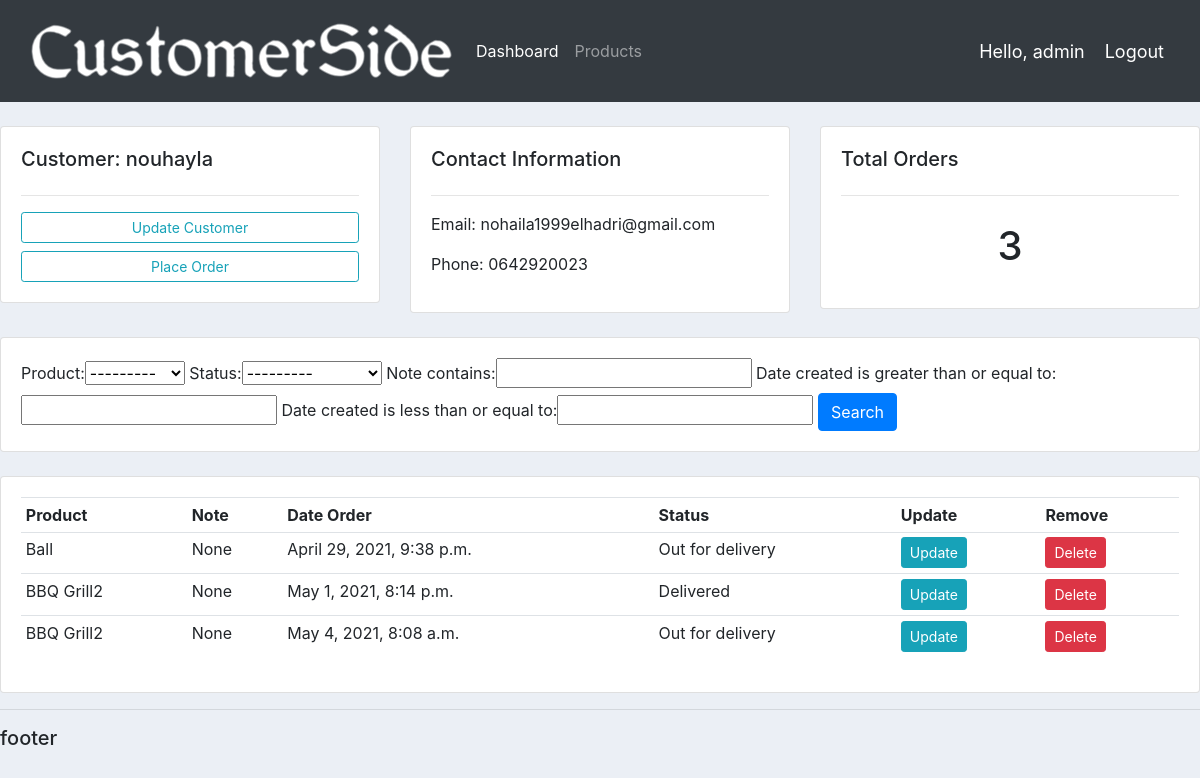
The app's page /customer/1/ (signed in) with its own data.
### accounts/models.py (models this page shows, shortened)
class customer(models.Model):
    name = models.CharField(max_length=200, null=True)
    phone = models.CharField(max_length=200, null=True)
    email = models.CharField(max_length=200, null=True)
    date_created = models.DateTimeField(auto_now_add=True, null=True)

class order(models.Model):
    STATUS = (
        ('Pending', 'Pending'),
        ('Out for delivery', 'Out for delivery'),
        ('Delivered', 'Delivered'),
    )
    product = models.ForeignKey(products, null=True, on_delete=models.SET_NULL)
    customer = models.ForeignKey(customer, null=True, on_delete=models.SET_NULL)
    date_created = models.DateTimeField(auto_now_add=True, null=True)
    status = models.CharField(max_length=200, null=True, choices=STATUS)
    note = models.CharField(max_length=1000, null=True)

class products(models.Model):
    CATEGORY = (
        ('InDoor', 'InDoor'),
        ('OutDoor', 'OutDoor'),
    )
    name = models.CharField(max_length=200, null=True)
    price = models.FloatField(null=True)
    category = models.CharField(max_length=200, null=True, choices=CATEGORY)
    description = models.CharField(max_length=200, null=True, blank=True)
    date_created = date_created = models.DateTimeField(auto_now_add=True, null=True)
    tags = models.ManyToManyField(Tag)
    def __str__(self):
        return self.name

### accounts/views.py (the view)
# urls.py: path('customer/<str:pk>/', views.Customers,  name="customer"),
@login_required(login_url='login')
def Customers(request, pk):
    Customer = customer.objects.get(id=pk)
    orders = Customer.order_set.all()
    nb = orders.count()
    myFilter = OrderFilter(request.GET, queryset=orders)
    orders = myFilter.qs
    context ={'Customer':Customer, 'orders':orders, 'nb': nb, 'myFilter':myFilter}
    return render(request, 'accounts/customer.html', context)

### accounts/templates/accounts/customer.html
{% extends 'accounts/main.html' %}
{% block content %}
<br>
<div class="row">
    <div class="col-md">
        <div class="card card-body">
            <h5>Customer: {{Customer.name}}</h5>
            <hr>
            <a class="btn btn-outline-info btn-sm btn-block" href="">Update Customer</a>
            <a class="btn btn-outline-info btn-sm btn-block" href="{% url 'create_order' Customer.id%}">Place Order</a>
        </div>
    </div>
    <div class="col-md">
        <div class="card card-body">
            <h5>Contact Information</h5>
            <hr>
            <p>Email: {{ Customer.email}}</p>
            <p>Phone: {{ Customer.phone}}</p>
        </div>
    </div>
    <div class="col-md">
        <div class="card card-body">
            <h5>Total Orders</h5>
            <hr>
            <h1 style="text-align: center; padding: 10px">{{nb}}</h1>
        </div>
    </div>
</div>
<br>
<div class="row">
    <div class="col">
        <div class="card card-body">
            <form method="get">
                 {{myFilter.form}}
                <button class="btn btn-primary" type="sbmit">Search</button>
            </form>
        </div>
    </div>
</div>
<br>
<div class="row">
    <div class="col-md">
        <div class=" card card-body ">
            <table class="table table-sm">
                <tr>
                    <th>Product</th>
                    <th>Note</th>
                    <th>Date Order</th>
                    <th>Status</th>
                    <th>Update</th>
                    <th>Remove</th>
                </tr>
                {% for order in orders %}
                <tr>
                    <td>{{order.product}}</td>
                    <td>{{order.note}}</td>
                    <td>{{order.date_created}}</td>
                    <td>{{order.status}}</td>
                     <td><a class="btn btn-primary  btn-sm btn-info" href="{% url 'update_order' order.id %}">Update</a></td>
         <td><a class="btn btn-primary  btn-sm btn-danger" href="{% url 'delete_order' order.id %}">Delete</a></td>
                </tr>
                {% endfor%}
            </table>
        </div>
    </div>
</div>
{% endblock %}

### accounts/templates/accounts/navbar.html (shortened to what this page needs)
{% load static %}
<nav class="navbar navbar-expand-lg navbar-dark bg-dark">
<img src="{% static '/images/logo.png'%}">
  <div class="collapse navbar-collapse" id="navbarNav">
    <ul class="navbar-nav">
      <li class="nav-item active">
        <a class="nav-link" href="{% url 'home' %}">Dashboard</a>
      </li>
      <li class="nav-item">
        <a class="nav-link" href="{% url 'products' %}">Products</a>
      </li>
    </ul>
  </div>
  <span class="hello-msg">Hello, {{request.user}}</span>
  <span><a class="hello-msg" href="{% url 'logout' %}">Logout</a></span>
</nav>

### static/css/main.css (style rules this page uses)
body { background-color: #ebeff5; }

### accounts/templates/accounts/navbar.html (style rules this page uses)
.hello-msg { color: #fff; font-size : 18px; margin-right: 20px; }

### records on screen
customer: name "nouhayla", email "nohaila1999elhadri@gmail.com", phone "0642920023"
order: product "Ball", note "None", date_created "April 29, 2021, 9:38 p.m.", status "Out for delivery"
order: product "BBQ Grill2", note "None", date_created "May 1, 2021, 8:14 p.m.", status "Delivered"
order: product "BBQ Grill2", note "None", date_created "May 4, 2021, 8:08 a.m.", status "Out for delivery"

### other values on screen
{{ request.user }} "admin"
{{ nb }} "3"
